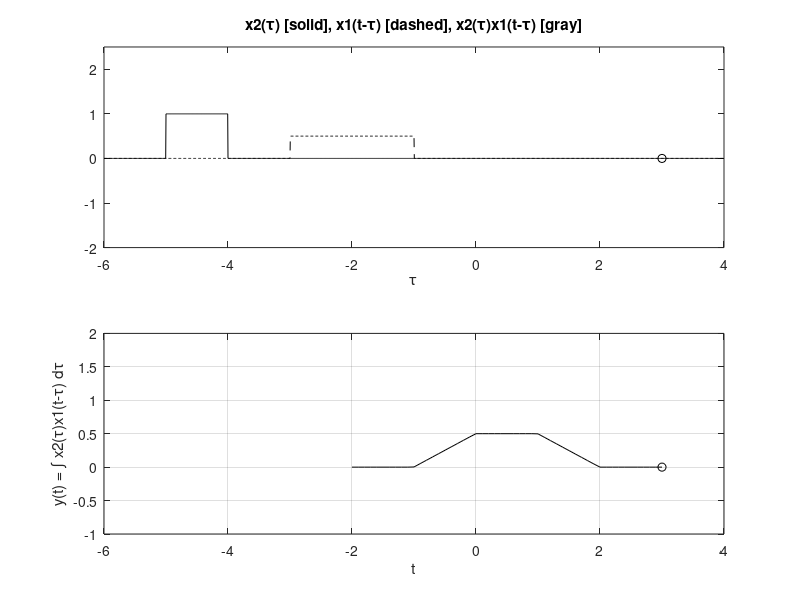
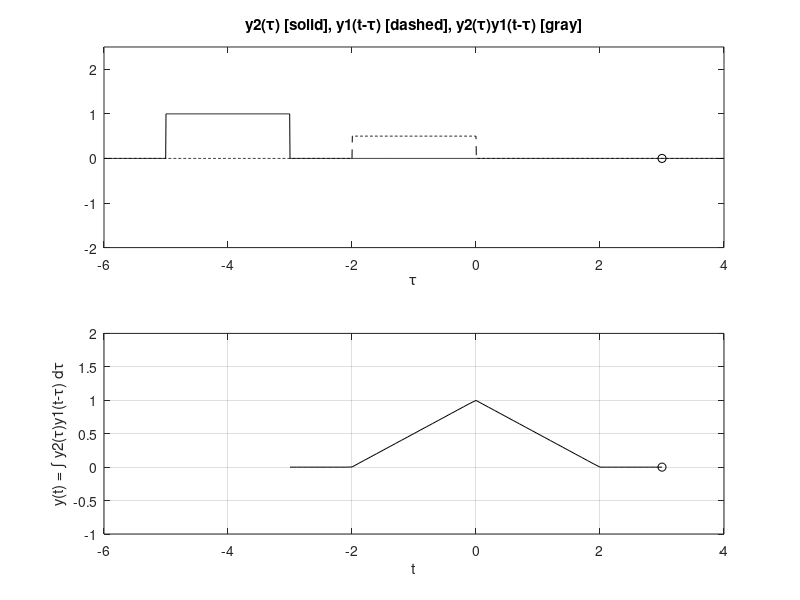
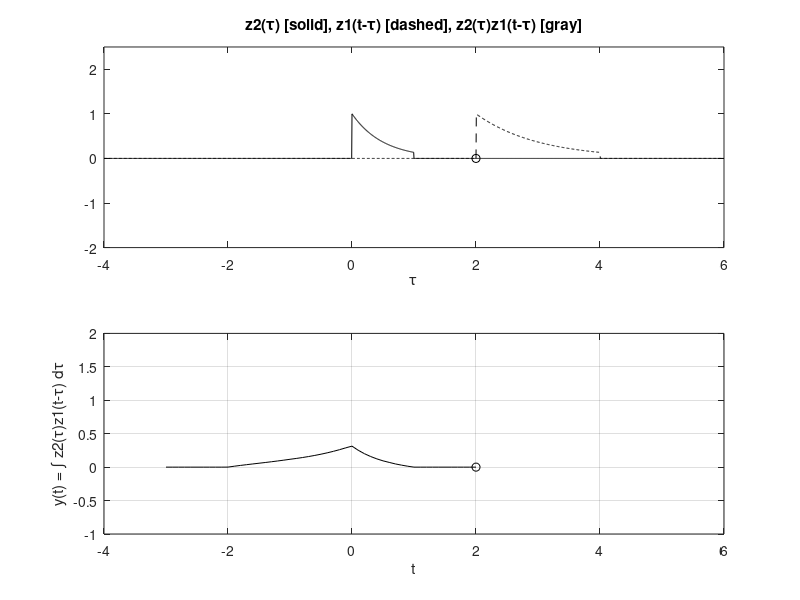

Write MATLAB code to recreate these figures, in order.
%% B3 
%% (a)
figure(3)
u = @(t) 1.0*(t>=0);
x1 = @(t) 0.5*(u(t-4)-u(t-6));
x2 = @(t) u(t+5)-u(t+4);
dtau = 0.005;
tau = -6:dtau:4;
ti = 0;
tvec = -2:0.1:3;
y = NaN*zeros(1,length(tvec));
for t = tvec
    ti = ti+1;
    x1h = x1(t-tau).*x2(tau);
    lx1h = length(x1h);
    y(ti) = sum(x1h.*dtau);
    subplot(2,1,1), plot(tau,x2(tau),'k-',tau,x1(t-tau),'k--',t,0,'ok');
    axis([tau(1) tau(end) -2.0 2.5]);
    patch([tau(1:end-1);tau(1:end-1);tau(2:end);tau(2:end)], [zeros(1,lx1h-1);x1h(1:end-1);x1h(2:end);zeros(1,lx1h-1)], [0.8 0.8 0.8], 'edgecolor', 'none');
    xlabel('\tau');
    title('x2(\tau) [solid], x1(t-\tau) [dashed], x2(\tau)x1(t-\tau) [gray]');
    c = get(gca, 'children');
    set(gca, 'children', [c(2);c(3);c(4);c(1)]);
    subplot(2,1,2), plot(tvec,y,'k',tvec(ti),y(ti),'ok');
    xlabel('t');
    ylabel('y(t) = \int x2(\tau)x1(t-\tau) d\tau');
    axis([tau(1) tau(end) -1.0 2.0]);
    grid;
    drawnow;
end

%% (b)
figure(4)
y1 = @(t) 0.5*(u(t-3)-u(t-5));
y2 = @(t) u(t+5)-u(t+3);
dtau = 0.005;
tau = -6:dtau:4;
ti = 0;
tvec = -3:0.1:3;
y = NaN*zeros(1,length(tvec));
for t = tvec
    ti = ti+1;
    y1h = y1(t-tau).*y2(tau);
    ly1h = length(y1h);
    y(ti) = sum(y1h.*dtau);
    subplot(2,1,1), plot(tau,y2(tau),'k-',tau,y1(t-tau),'k--',t,0,'ok');
    axis([tau(1) tau(end) -2.0 2.5]);
    patch([tau(1:end-1);tau(1:end-1);tau(2:end);tau(2:end)], [zeros(1,ly1h-1);y1h(1:end-1);y1h(2:end);zeros(1,ly1h-1)], [0.8 0.8 0.8], 'edgecolor', 'none');
    xlabel('\tau');
    title('y2(\tau) [solid], y1(t-\tau) [dashed], y2(\tau)y1(t-\tau) [gray]');
    c = get(gca, 'children');
    set(gca, 'children', [c(2);c(3);c(4);c(1)]);
    subplot(2,1,2), plot(tvec,y,'k',tvec(ti),y(ti),'ok');
    xlabel('t');
    ylabel('y(t) = \int y2(\tau)y1(t-\tau) d\tau');
    axis([tau(1) tau(end) -1.0 2.0]);
    grid;
    drawnow;
end

%% (h)
figure(5)
z1 = @(t) exp(t).*(u(t+2)-u(t));
z2 = @(t) exp(-2*t).*(u(t)-u(t-1));
dtau = 0.005;
tau = -4:dtau:6;
ti = 0;
tvec = -3:0.1:2;
y = NaN*zeros(1,length(tvec));
for t = tvec
    ti = ti+1;
    z1h = z1(t-tau).*z2(tau);
    lz1h = length(z1h);
    y(ti) = sum(z1h.*dtau);
    subplot(2,1,1), plot(tau,z2(tau),'k-',tau,z1(t-tau),'k--',t,0,'ok');
    axis([tau(1) tau(end) -2.0 2.5]);
    patch([tau(1:end-1);tau(1:end-1);tau(2:end);tau(2:end)], [zeros(1,lz1h-1);z1h(1:end-1);z1h(2:end);zeros(1,lz1h-1)], [0.8 0.8 0.8], 'edgecolor', 'none');
    xlabel('\tau');
    title('z2(\tau) [solid], z1(t-\tau) [dashed], z2(\tau)z1(t-\tau) [gray]');
    c = get(gca, 'children');
    set(gca, 'children', [c(2);c(3);c(4);c(1)]);
    subplot(2,1,2), plot(tvec,y,'k',tvec(ti),y(ti),'ok');
    xlabel('t');
    ylabel('y(t) = \int z2(\tau)z1(t-\tau) d\tau');
    axis([tau(1) tau(end) -1.0 2.0]);
    grid;
    drawnow;
end